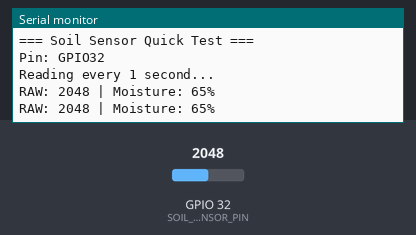
This sketch was run on a simulated ESP32. Parts: the last lines printed to the serial monitor. The test bench sets the inputs (shaded band); at power-on: GPIO 32 (SOIL_SENSOR_PIN) = 2048.

Above: at 1.8 s.
1.9 s: GPIO 32 (SOIL_SENSOR_PIN) set to 2866
At 2.8 s:
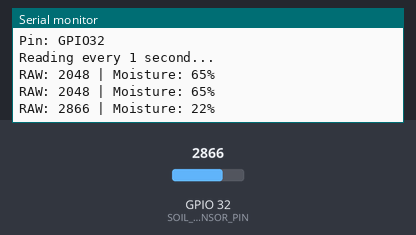
3.4 s: GPIO 32 (SOIL_SENSOR_PIN) set to 3603
At 4.5 s:
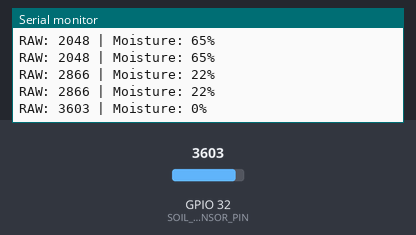
Timing chart, 0 to 6.4 s (numbered marks = the images above; inputs shaded):
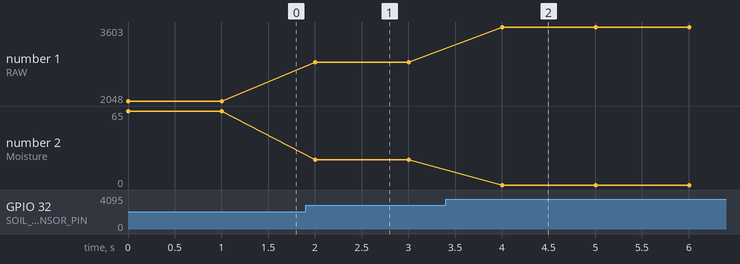

Measured:
- after the input at 1.9 s, the serial monitor: prints a new line after 0.10 s (image 1)
- after the input at 3.4 s, the serial monitor: prints a new line after 0.60 s (image 2)
- plotted number 1: 2048 → 2866 after the input at 1.9 s, 2866 → 3603 after the input at 3.4 s
- plotted number 2: 65 → 22 after the input at 1.9 s, 22 → 0 after the input at 3.4 s

The sketch:

soil_sensor_quick_test.ino
```cpp
#define SOIL_SENSOR_PIN 32

void setup() {
  Serial.begin(115200);
  pinMode(SOIL_SENSOR_PIN, INPUT);
  Serial.println("\n=== Soil Sensor Quick Test ===");
  Serial.println("Pin: GPIO32");
  Serial.println("Reading every 1 second...");
}

void loop() {
  int rawValue = analogRead(SOIL_SENSOR_PIN);
  int percent = map(rawValue, 3300, 1400, 0, 100);
  percent = constrain(percent, 0, 100);

  Serial.print("RAW: ");
  Serial.print(rawValue);
  Serial.print(" | Moisture: ");
  Serial.print(percent);
  Serial.println("%");

  delay(1000);
}
```
